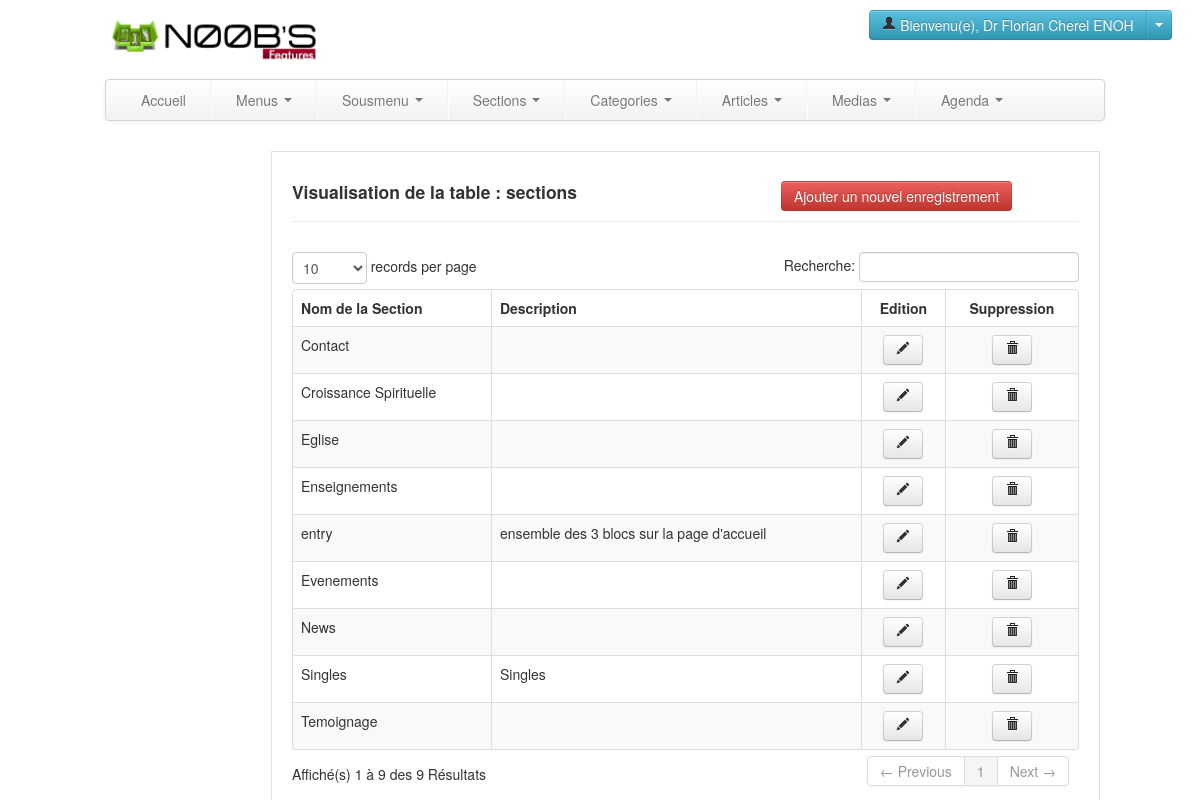
Screenshot of /myadmin/visualiseur.php?form=sections (signed in) with the database file from the repository.
### tables this page shows
CREATE TABLE IF NOT EXISTS `sections` (
  `idSection` int(11) NOT NULL AUTO_INCREMENT,
  `nomSection` varchar(45) DEFAULT NULL,
  `description` varchar(255) DEFAULT NULL,
  PRIMARY KEY (`idSection`)
);

### myadmin/required/class/mysql.class.php (called while the page is built, shortened)
<?php
	class MysqlConnect
	{
		public function Connecter()
		{
			if($this->connex = mysql_connect(self::SERVER,self::USER,self::PWD)){
				if($this->tb = mysql_select_db(self::DB,$this->connex)){
					return true;
				}else{
					return mysql_error();
				}
			}else{
				return mysql_error();
			}
		}
	}
?>

### myadmin/required/class/queries.class.php (called while the page is built, shortened)
<?php
	require_once('mysql.class.php');
	class GeneralsQueries extends MysqlConnect{
		public $table;
		public $valeurs;
		public $champs;
		public function Protection($donnees){
			if($this->Connecter()){
				return mysql_real_escape_string(htmlentities($donnees));
				}
		}
		public function Select(){
			if($this->Connecter()){
				$selection = "SELECT ".$this->Protection($this->champs)." FROM ".$this->Protection($this->table)."  WHERE ".$this->valeurs."";
				$reponse = mysql_query($selection) or exit($this->ErreurSQL());
				$n = mysql_num_rows($reponse);
				if($n!=0){
					$data = array();
					$i=0;
					while($datum = mysql_fetch_array($reponse)){
						$data[$i] = $datum;
						$i++;
					}
					return $data;
				}
				else return false;
			}else{
				return $this->ErreurSQL();
			}
		}
		public function SelectColumn(){
			if($this->Connecter()){
				$selection = "SHOW COLUMNS  FROM ".$this->Protection($this->table)."";
				$reponse = mysql_query($selection) or exit($this->ErreurSQL());
				$n = mysql_num_rows($reponse);
				if($n!=0){
					$data = array();
					$i=0;
					while($datum = mysql_fetch_array($reponse)){
						$data[$i] = $datum;
						$i++;
					}
					return $data;
				}
				else return false;
			}else{
				return $this->ErreurSQL();
			}
		}
	}
?>

### myadmin/include/listeur/view-sections.php (the view, shortened to what this page needs)
<div class="page-header">
				 		<h4 class="Heading4" style="display:inline-block;">Visualisation de la table : sections  </h4>
				 		<div style="margin-left:200px;display:inline-block;"><a href="formulaire.php?form=sections" class="btn btn-danger">Ajouter un nouvel enregistrement</a></div>
				 	</div>	 <?php
require_once("required/class/queries.class.php");
 $testChamp = new GeneralsQueries;
	  $action="voir";
				 $testChamp->table = "droits";
				 $testChamp->champs ="*";
		 $testChamp->valeurs="item = 'sections' AND utilisateur_id_user = '".$_SESSION['appUserId']."' ";
				 $sel = $testChamp->Select();
				 if($sel){
				 $droits = $sel[0][$action]; }
				 else{
				 $droits = 0; }
				  if($droits==0){
				 $erreur='<div id="error" class="alert alert-error">';
				 echo $erreur."Désolé ,Vous n'avez pas accès à cette ressource !</div>";
				 }else{
	 $LoadData = new GeneralsQueries;
		 $LoadData->table="sections";
$donnees=array('nomSection-Nom de la Section','description-Description','edit-Edition','delete-Suppression');
$table='sections';
?>
<table cellpadding="0" cellspacing="0" border="0" class="table table-striped table-bordered" id="example">
<thead>
	<tr>
		 	 <?php
		 $LoadData->table=$table;
		 $rslt =$LoadData->SelectColumn();
		 $champs =$rslt[0][0].',';
		 $id =$rslt[0][0].',';
		 for($i=0; $i<sizeof($donnees); $i++)
		 {
			 $elt = explode('-',$donnees[$i]);
			 $nom = $elt[0];
			 $label = $elt[1];
			 if($nom=="edit"||$nom=="delete"||$nom=="action"){
		 ?>
		 <th style="text-align:center;"><?php echo ucfirst($label); ?></th>
		 <?php
		 }else{
		 ?>
		 <th><?php echo utf8_encode(ucfirst($label)); ?></th>
		 <?php
		 }
		 ?>
		 <?php
		 }
		 ?>
	</tr>
</thead>
<tbody>
<?php
 for($i=0; $i<sizeof($donnees); $i++){
	 $elt = explode('-',$donnees[$i]);
	 $nom = $elt[0];
	 if($nom=="edit"||$nom=="delete"||$nom=="action"){
	 }else{
	 $champs .=$nom.',';
	 }
 }
		 $champs = substr($champs, 0, -1);
		 $LoadData->champs=$champs;
		 $LoadData->table=$table;
		 $LoadData->valeurs="1";
		 $res =$LoadData->Select();
		 for($i=0;$i<sizeof($res);$i++){
		 ?>
		 <tr>
<?php
		 for($a=0;$a<sizeof($donnees);$a++)
		 {
		 $elt = explode('-',$donnees[$a]);
		 $nom = $elt[0];
		 if($nom=="edit")
		 {
?>
		 <td style="text-align:center;"><a href="<?php echo "include/forms-page/form-page-sections.php?id=".$res[$i][0].""; ?>" class="fancybox fancybox.iframe btn" title="Modifier"><i class="icon-pencil"></i></a></td>
<?php
		 }
		 elseif($nom=="delete"){
?>
		 <td style="text-align:center;"><a href="<?php echo "?form=sections&id=".$res[$i][0].""; ?>" class="dialog btn" title="Supprimer" ><i class="icon-trash"></i></a></td>
<?php
		 }
		 elseif ($nom=="action") {
?>
		 <td style="text-align:center;"><a href="<?php echo "include/forms-page/form-page-sections.php?id=".$res[$i][0].""; ?>" class="action"  class="fancybox fancybox.iframe btn" ><i class="icon-share-alt"></i></a></td>
<?php
		 }
		 elseif(in_array($id, $donnees)) {
?>
		 <td style="text-align:center;"><a href="$res[$i][0]" id="suppr"><i class="icon-trash"></i></a></td>
<?php
		 }else{
	 if(in_array($id, $donnees)){
?>
	 <td><?php echo $res[$i][$a]; ?></td>
		 <?php
		  }
		  else{
		  ?>
 <td><?php echo utf8_encode($res[$i][$a+1]); ?></td>
<?php
		 }
		 }
	 }
?>
		 </tr>
<?php
		 }
?>
	</tbody>
</table>
<?php } ?>
<?php
require_once("required/class/queries.class.php");
?>

### myadmin/css/all.css (style rules this page uses)
body { margin:0; font-size: 12px; font-family: helvetica; background: url(../pictures/bg_clear.jpg); overflow-x:hidden; }
a { outline: none; text-decoration: none; border:none; }

### rows the page displays
sections: nomSection "Eglise"
sections: nomSection "Enseignements"
sections: nomSection "entry", description "ensemble des 3 blocs sur la page d'accueil"
sections: nomSection "Croissance Spirituelle"
sections: nomSection "Evenements"
sections: nomSection "Contact"
sections: nomSection "Temoignage"
sections: nomSection "News"
sections: nomSection "Singles", description "Singles"

### other values shown
$_SESSION['appUserName'] "Florian Cherel ENOH"
utf8_encode(ucfirst($label)) "Nom de la Section"
utf8_encode(ucfirst($label)) "Description"
$label "Edition"
$label "Suppression"
